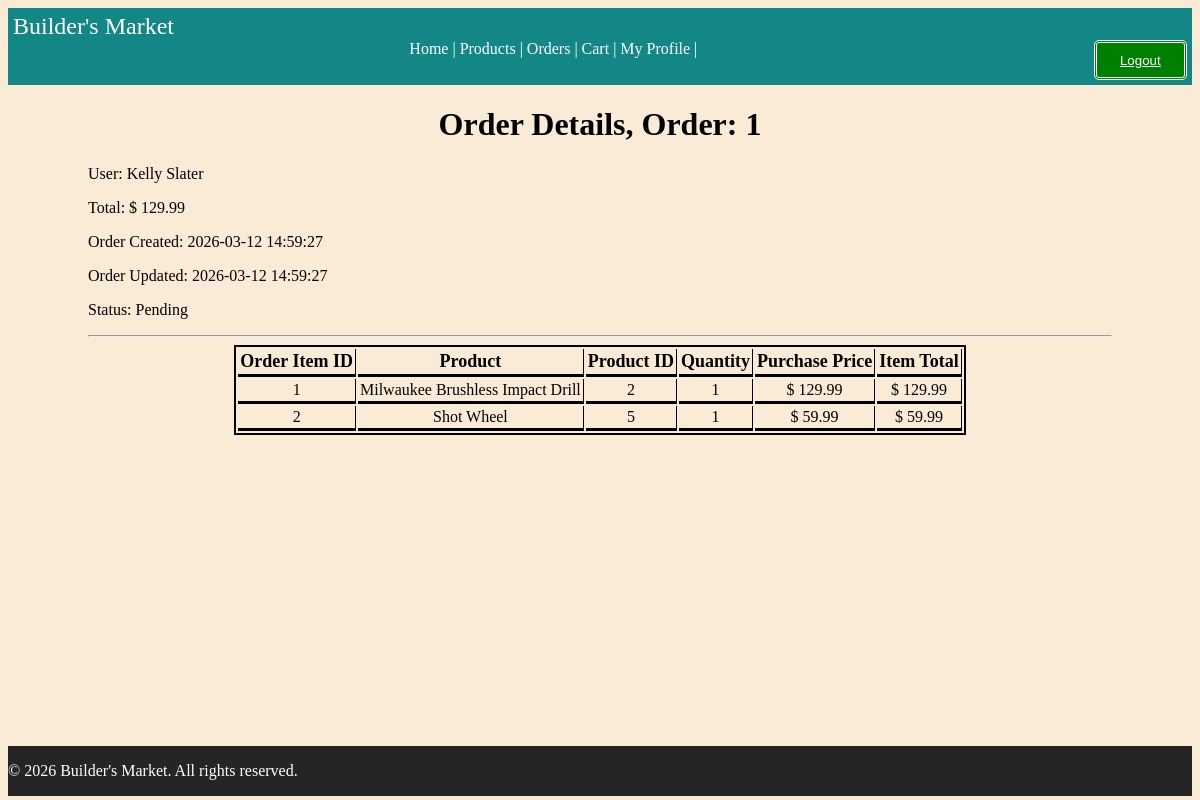
Before: /orders/1 (signed in) with the older database file.
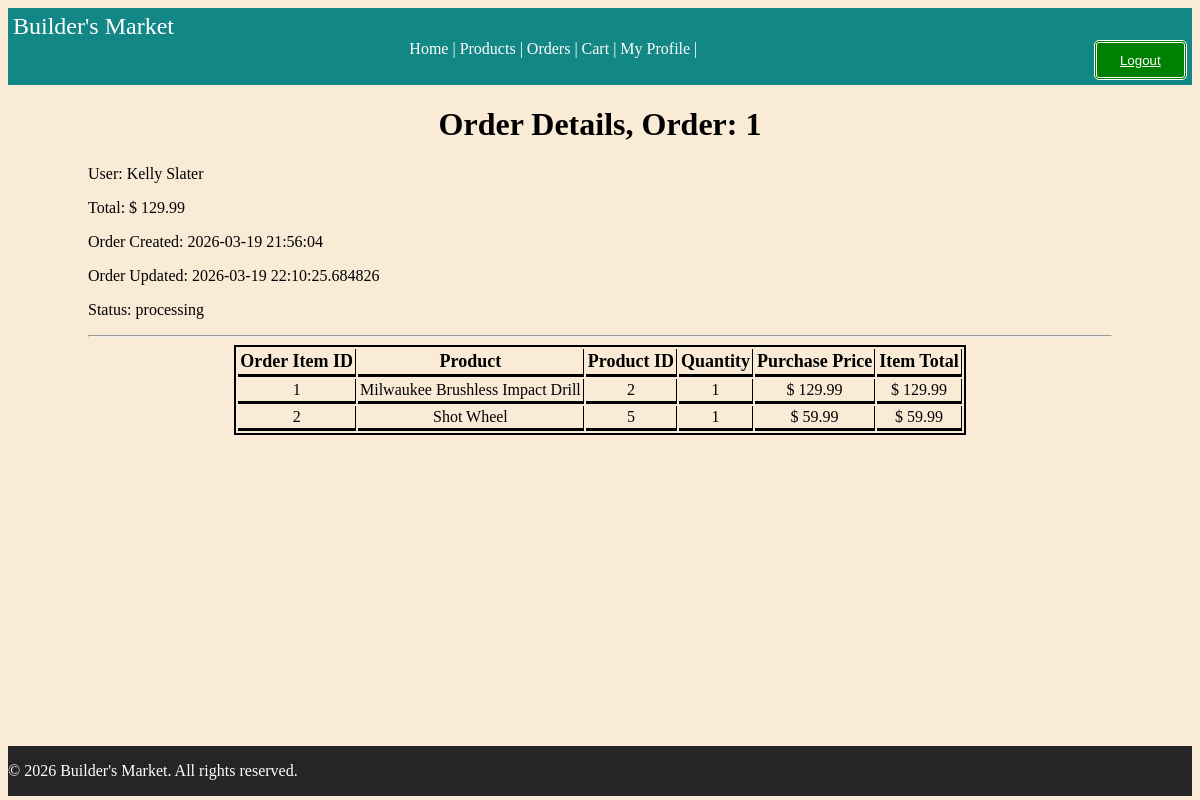
After: the same page with the newer database file.
### tables this page shows
CREATE TABLE orders (
    order_id INTEGER PRIMARY KEY,
    user_id INTEGER NOT NULL,
    total DECIMAL(10, 2) NOT NULL,
    status VARCHAR(50) NOT NULL DEFAULT 'Pending',
    created_at DATETIME DEFAULT CURRENT_TIMESTAMP,
    updated_at DATETIME DEFAULT CURRENT_TIMESTAMP,
    FOREIGN KEY (user_id) REFERENCES users(user_id) ON DELETE CASCADE
);

### routes/orders.py (the view)
@orders_bp.route('/<int:order_id>', methods=['GET'])
@login_required
def order_details(order_id):
    order = Order.GetByID(order_id)
    if not order:
        abort(404)
    items = OrderItem.GetByOrder(order_id)
    if g.user.role not in ["Admin", "Moderator"]:
        if order["user_id"] != g.user.user_id:
            abort(403)
    return render_template('order/orders_detail.html', order=order, items = items)

### auth/auths.py (called while the page is built)
def login_required(f):
    @wraps(f)
    def wrapped_view(*args, **kwargs):
        if not g.get("user"):
           abort(401)
        return f(*args, **kwargs)
    return wrapped_view

### database/connection.py (called while the page is built)
def get_connection():
    try:
        conn = sqlite3.connect(Config.DATABASE)
        conn.row_factory = sqlite3.Row
        return conn
    except Error as e:
        print(f"Database connection error: {e}")
        return None

### models/order.py (called while the page is built)
    @staticmethod
    def GetByID(order_id):
        db = get_connection()
        try:
            return db.execute("""
                SELECT o.*, u.username
                FROM orders o
                JOIN users u ON o.user_id = u.user_id
                WHERE order_id = ?
            """, (order_id,)).fetchone()
        finally:
            db.close()

### templates/order/orders_detail.html (shortened to what this page needs)
{% extends "base.html" %}
{% block content %}
<h1> Order Details, Order: {{order.order_id}}  </h1>
<p> User: {{order.username}}</p>
    <p>Total: $ {{order.total}} </p>
    <p> Order Created: {{order.created_at }} <p> Order Updated: {{order.updated_at}} </p> </p>
<p> Status: {{order.status}}</p>
<hr>
<div class="order-table-container">
<table class="order-table">
    <thead>
    <tr>
        <th> Order Item ID</th>
        <th> Product</th>
        <th> Product ID </th>
        <th> Quantity</th>
        <th> Purchase Price </th>
        <th>  Item Total </th>
    </tr>
    </thead>
    <tbody>
    {% for item in items %}
    <tr>
        <td> {{ item.order_item_id}} </td>
        <td> {{ item.product_name }}</td>
        <td> {{item.product_id}}</td>
        <td> {{item.quantity }} </td>
        <td> $ {{item.price}}</td>
        <td> $ {{item.item_total}}</td>
    </tr>
    {% endfor %}
    </tbody>
</table>
</div>
    <br>
{% endblock %}

Changed rows visible on the page:
changed orders id 1: created_at "2026-03-12 14:59:27" → "2026-03-19 21:56:04"; updated_at "2026-03-12 14:59:27" → "2026-03-19 22:10:25.684826"; status "Pending" → "processing"
